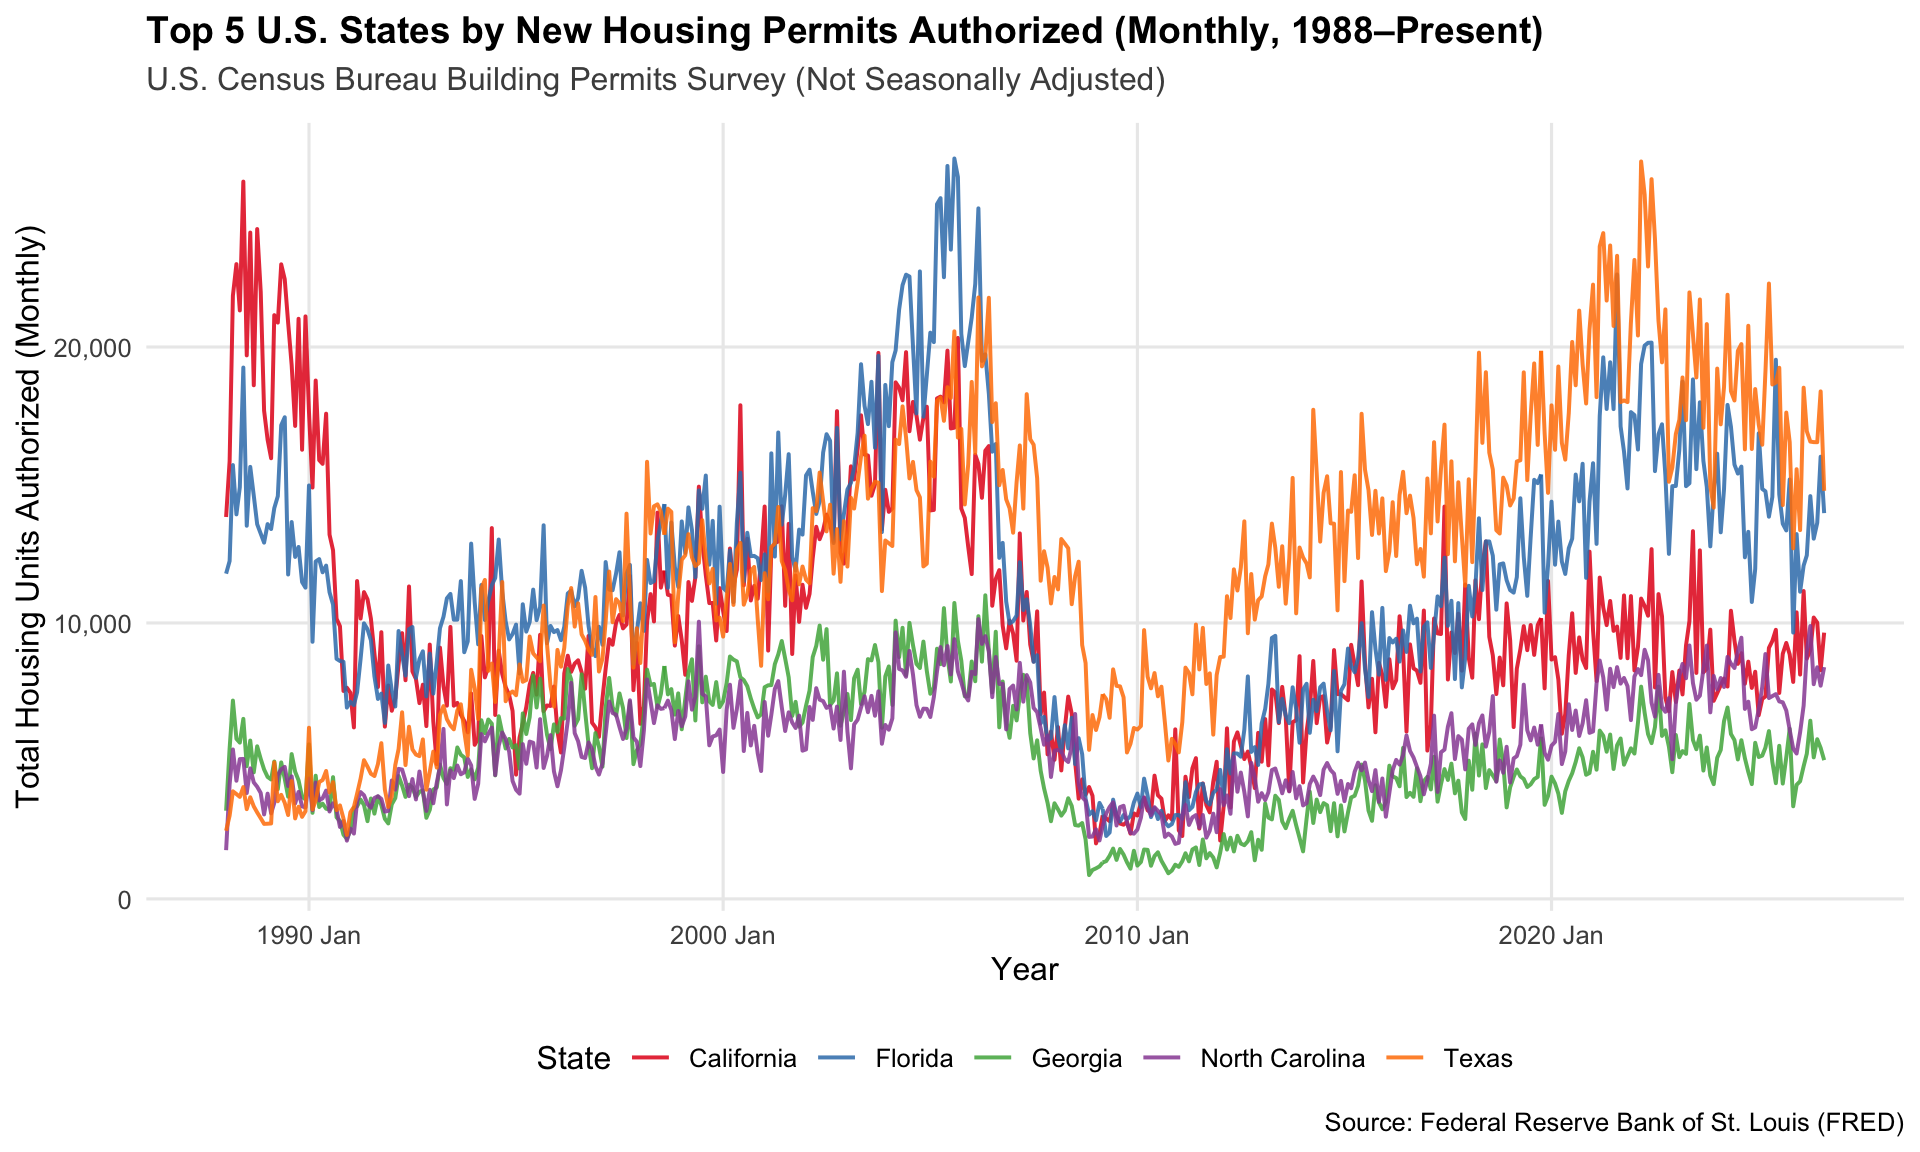

Write the R code that produced this figure.
# ==============================================================================
# ADS 506: Applied Time Series Analysis - Module 1 Discussion
# Script: top_5_states_building_permits.R
# Author: Jordan Blackman
# Purpose: Ingest, process, and visualize monthly building permits for the 
#          top 5 states all-time (TX, FL, CA, NC, GA) using tidyverts (fpp3).
# ==============================================================================

# 1. Load Libraries ------------------------------------------------------------
library(tidyverse)
library(fpp3)

# 2. Define Top 5 States & FRED Series Codes ------------------------------------
# Top 5 states identified by all-time cumulative monthly building permits (1988-present):
# 1. Texas (TX)
# 2. Florida (FL)
# 3. California (CA)
# 4. North Carolina (NC)
# 5. Georgia (GA)

top_states <- c(
  "Texas"          = "TXBPPRIV",
  "Florida"        = "FLBPPRIV",
  "California"     = "CABPPRIV",
  "North Carolina" = "NCBPPRIV",
  "Georgia"        = "GABPPRIV"
)

# 3. Fetch Data from FRED ------------------------------------------------------
data_dir <- "data"
if (!dir.exists(data_dir)) dir.create(data_dir, recursive = TRUE)

state_data_list <- list()

for (st_name in names(top_states)) {
  ticker <- top_states[[st_name]]
  url <- sprintf("https://fred.stlouisfed.org/graph/fredgraph.csv?id=%s", ticker)
  dest_file <- file.path(data_dir, paste0(ticker, ".csv"))
  
  # Download if not already cached
  if (!file.exists(dest_file)) {
    message(paste("Downloading data for:", st_name, paste0("(", ticker, ")")))
    download.file(url, dest_file, quiet = TRUE)
  }
  
  raw_df <- read_csv(dest_file, show_col_types = FALSE)
  names(raw_df) <- c("date", "permits")
  
  state_data_list[[st_name]] <- raw_df |>
    mutate(
      state = st_name,
      permits = as.numeric(permits)
    ) |>
    filter(!is.na(permits))
}

# 4. Construct Tidy tsibble ----------------------------------------------------
permits_top5_ts <- bind_rows(state_data_list) |>
  mutate(Month = yearmonth(date)) |>
  select(Month, state, permits) |>
  as_tsibble(index = Month, key = state)

# Export clean CSV
write_csv(permits_top5_ts, "top_5_states_permits_monthly.csv")

# 5. Create Time Series Plots --------------------------------------------------

# Plot A: Comparative Multi-Line Time Series Plot (Discussion Post Visual)
p_comparison <- ggplot(permits_top5_ts, aes(x = Month, y = permits, color = state)) +
  geom_line(linewidth = 0.7, alpha = 0.85) +
  scale_y_continuous(labels = scales::comma) +
  scale_color_brewer(palette = "Set1") +
  labs(
    title = "Top 5 U.S. States by New Housing Permits Authorized (Monthly, 1988–Present)",
    subtitle = "U.S. Census Bureau Building Permits Survey (Not Seasonally Adjusted)",
    caption = "Source: Federal Reserve Bank of St. Louis (FRED) | Analysis by Jordan Blackman",
    x = "Year",
    y = "Total Housing Units Authorized (Monthly)",
    color = "State"
  ) +
  theme_minimal(base_size = 12) +
  theme(
    plot.title = element_text(face = "bold", size = 14),
    plot.subtitle = element_text(color = "gray30", margin = margin(b = 10)),
    legend.position = "bottom",
    panel.grid.minor = element_blank()
  )

# Plot B: Faceted View with STL Trend Smoother for Component Inspection
p_faceted <- ggplot(permits_top5_ts, aes(x = Month, y = permits, color = state)) +
  geom_line(alpha = 0.4, linewidth = 0.5) +
  geom_smooth(method = "loess", span = 0.05, se = FALSE, color = "black", linewidth = 0.8) +
  facet_wrap(~ state, scales = "free_y", ncol = 1) +
  scale_y_continuous(labels = scales::comma) +
  labs(
    title = "Monthly Housing Permit Trajectories & Trend-Cycle (Loess Overlay)",
    subtitle = "Comparing Sunbelt growth against historic macroeconomic shocks (2008 GFC, 2020 COVID)",
    x = "Year",
    y = "Authorized Units",
    caption = "Black line represents smoothed trend-cycle"
  ) +
  theme_minimal(base_size = 11) +
  theme(
    legend.position = "none",
    strip.text = element_text(face = "bold")
  )

# Plot C: STL Decomposition of #1 State (Texas) connecting with Module 1
p_stl_texas <- permits_top5_ts |>
  filter(state == "Texas") |>
  model(stl = STL(permits)) |>
  components() |>
  autoplot() +
  labs(
    title = "STL Decomposition: Texas Monthly Housing Permits",
    subtitle = "Components: Level, Upward Trend, Annual Seasonality (s = 12), and Noise"
  ) +
  theme_minimal()

# 6. Save Outputs --------------------------------------------------------------
ggsave("top_5_states_building_permits.png", p_comparison, width = 10, height = 6, dpi = 300)
ggsave("top_5_states_faceted_trends.png", p_faceted, width = 9, height = 11, dpi = 300)
ggsave("texas_stl_decomposition.png", p_stl_texas, width = 9, height = 7, dpi = 300)

message("Plots and data successfully generated in Discussion folder!")
